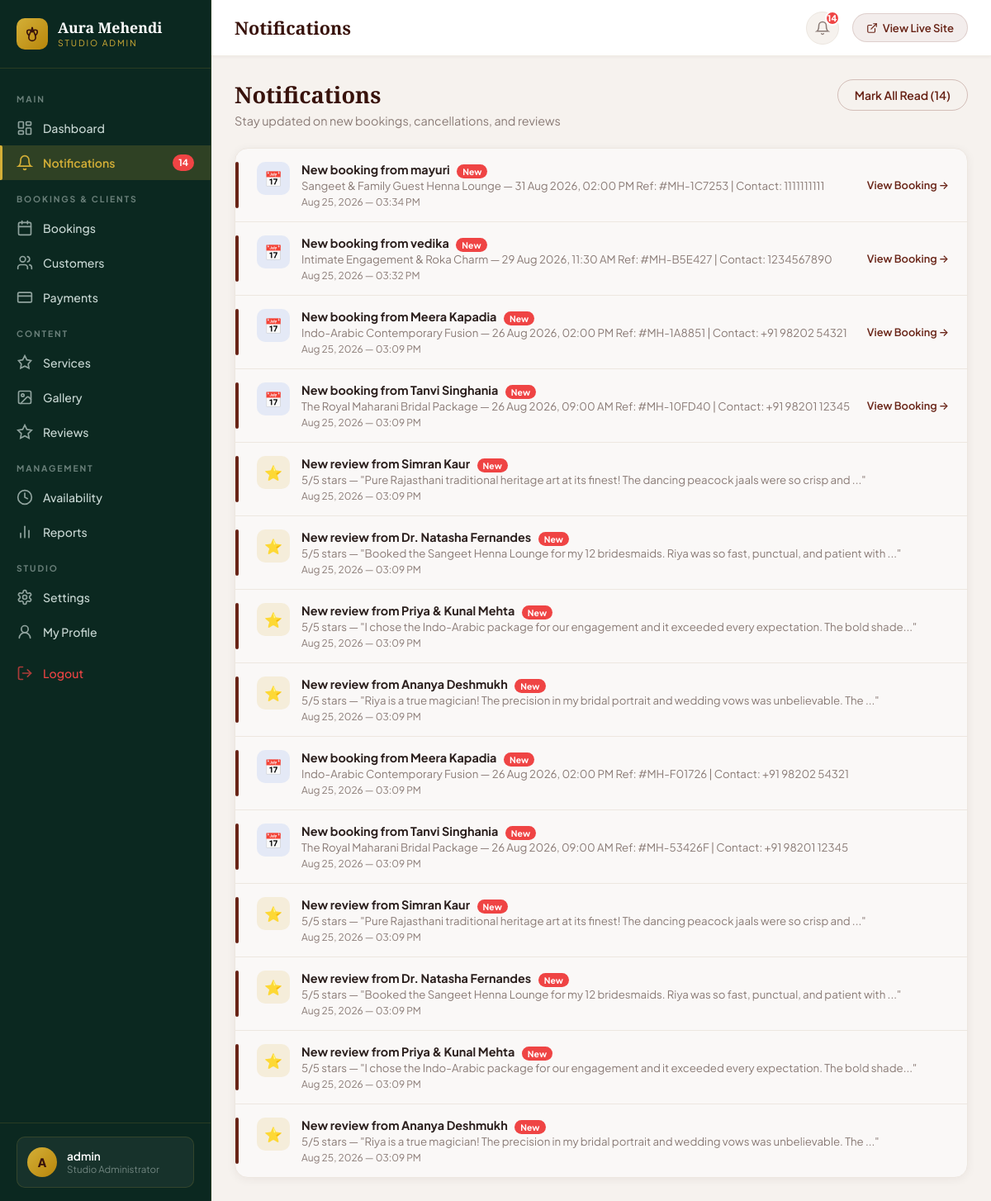
Page /admin-panel/notifications/ (signed in) on the committed database.
### booking/models.py (models this page shows, shortened)
class Notification(models.Model):
    TYPE_CHOICES = [
        ('new_booking', 'New Booking'),
        ('cancellation', 'Booking Cancelled'),
        ('review', 'New Review'),
        ('reschedule', 'Booking Rescheduled'),
        ('status_change', 'Status Changed'),
    ]
    notif_type = models.CharField(max_length=30, choices=TYPE_CHOICES, default='new_booking')
    booking = models.ForeignKey('Booking', null=True, blank=True, on_delete=models.SET_NULL, related_name='notifications')
    review = models.ForeignKey('Review', null=True, blank=True, on_delete=models.SET_NULL, related_name='notifications')
    title = models.CharField(max_length=200)
    message = models.TextField()
    is_read = models.BooleanField(default=False)
    created_at = models.DateTimeField(auto_now_add=True)
    class Meta:
        ordering = ['-created_at']

### panel/views.py (the view)
# urls.py: path('notifications/', views.notifications, name='notifications'),
@staff_member_required(login_url='/login/')
def notifications(request):
    notifs = Notification.objects.all().select_related('booking', 'review')
    unread_count = notifs.filter(is_read=False).count()
    return render(request, 'panel/notifications.html', {
        'notifications': notifs,
        'unread_count': unread_count,
    })

### panel/templates/panel/notifications.html (shortened to what this page needs)
{% extends 'panel/base_admin.html' %}
{% block page_title %}Notifications{% endblock %}
{% block content %}
<div class="page-header">
  <div class="page-header-left">
    <h1>Notifications</h1>
    <p>Stay updated on new bookings, cancellations, and reviews</p>
  </div>
  {% if unread_count > 0 %}
    <form method="POST" action="{% url 'panel:mark_notifications_read' %}">
      <button type="submit" class="btn-admin btn-admin-outline">
        Mark All Read ({{ unread_count }})
      </button>
    </form>
  {% endif %}
</div>
<div class="card">
  {% for notif in notifications %}
    <a href="{% url 'panel:notification_detail' notif.pk %}" class="notif-item {% if not notif.is_read %}unread{% endif %}" style="display:flex;">
      <div class="notif-icon {{ notif.notif_type }}">
        {% if notif.notif_type == 'new_booking' %}📅
        {% elif notif.notif_type == 'cancellation' %}❌
        {% elif notif.notif_type == 'review' %}⭐
        {% else %}🔔{% endif %}
      </div>
      <div style="flex:1;">
        <div class="notif-title">
          {{ notif.title }}
          {% if not notif.is_read %}<span style="background:#ef4444;color:#fff;font-size:0.65rem;padding:2px 7px;border-radius:99px;margin-left:6px;vertical-align:middle;">New</span>{% endif %}
        </div>
        <div class="notif-msg">{{ notif.message }}</div>
        <div class="notif-time">{{ notif.created_at|date:"M d, Y — h:i A" }}</div>
      </div>
      {% if notif.booking %}
        <div style="align-self:center;color:var(--henna);font-size:0.8rem;font-weight:600;">View Booking &rarr;</div>
      {% endif %}
    </a>
  {% empty %}
    <div style="padding:60px;text-align:center;color:var(--text-muted);">
      <div style="font-size:2.5rem;margin-bottom:12px;">🔔</div>
      <h3 style="margin-bottom:8px;">All Caught Up!</h3>
      <p style="font-size:0.9rem;">No notifications at this time.</p>
    </div>
  {% endfor %}
</div>
{% endblock %}

### panel/templates/panel/base_admin.html (shortened to what this page needs)
{% load static %}
<!DOCTYPE html>
<html lang="en">
<head>
  <link rel="stylesheet" href="{% static 'panel/css/admin.css' %}">
</head>
<body>
<aside class="admin-sidebar" id="admin-sidebar">
  <a href="{% url 'panel:dashboard' %}" class="sidebar-brand">
    <div class="sidebar-brand-icon">
      <svg width="20" height="20" viewBox="0 0 24 24" fill="none" stroke="currentColor" stroke-width="2" stroke-linecap="round">
        <path d="M12 2C12 7 7 12 7 17a5 5 0 0 0 10 0c0-5-5-10-5-15z"/>
        <path d="M12 9c2-2.5 5-3.5 7-2 1 2 0 5-2 7"/>
        <path d="M12 9c-2-2.5-5-3.5-7-2-1 2 0 5 2 7"/>
      </svg>
    </div>
    <div class="sidebar-brand-text">
      <span class="sidebar-brand-name">Aura Mehendi</span>
      <span class="sidebar-brand-sub">Studio Admin</span>
    </div>
  </a>
  <nav class="sidebar-nav">
    <div class="nav-section-label">Main</div>
    <a href="{% url 'panel:dashboard' %}" class="sidebar-link {% if request.resolver_match.url_name == 'dashboard' or request.resolver_match.url_name == 'dashboard_explicit' %}active{% endif %}">
      Dashboard
    </a>
    <a href="{% url 'panel:notifications' %}" class="sidebar-link {% if 'notification' in request.resolver_match.url_name %}active{% endif %}">
      <svg class="sidebar-link-icon" viewBox="0 0 24 24" fill="none" stroke="currentColor" stroke-width="2" stroke-linecap="round"><path d="M6 8a6 6 0 0 1 12 0c0 7 3 9 3 9H3s3-2 3-9"/><path d="M10.3 21a1.94 1.94 0 0 0 3.4 0"/></svg>
      Notifications
      {% if unread_count > 0 %}<span class="notif-badge">{{ unread_count }}</span>{% endif %}
    </a>
    <div class="nav-section-label">Bookings & Clients</div>
    <a href="{% url 'panel:bookings_list' %}" class="sidebar-link {% if 'booking' in request.resolver_match.url_name %}active{% endif %}">
      <svg class="sidebar-link-icon" viewBox="0 0 24 24" fill="none" stroke="currentColor" stroke-width="2" stroke-linecap="round"><rect width="18" height="18" x="3" y="4" rx="2"/><path d="M16 2v4M8 2v4M3 10h18"/></svg>
      Bookings
    </a>
    <a href="{% url 'panel:customers_list' %}" class="sidebar-link {% if 'customer' in request.resolver_match.url_name %}active{% endif %}">
      <svg class="sidebar-link-icon" viewBox="0 0 24 24" fill="none" stroke="currentColor" stroke-width="2" stroke-linecap="round"><path d="M16 21v-2a4 4 0 0 0-4-4H6a4 4 0 0 0-4 4v2"/><circle cx="9" cy="7" r="4"/><path d="M22 21v-2a4 4 0 0 0-3-3.87"/><path d="M16 3.13a4 4 0 0 1 0 7.75"/></svg>
      Customers
    </a>
    <a href="{% url 'panel:payments_list' %}" class="sidebar-link {% if 'payment' in request.resolver_match.url_name %}active{% endif %}">
      <svg class="sidebar-link-icon" viewBox="0 0 24 24" fill="none" stroke="currentColor" stroke-width="2" stroke-linecap="round"><rect width="20" height="14" x="2" y="5" rx="2"/><line x1="2" x2="22" y1="10" y2="10"/></svg>
      Payments
    </a>
    <div class="nav-section-label">Content</div>
    <a href="{% url 'panel:services_list' %}" class="sidebar-link {% if 'service' in request.resolver_match.url_name %}active{% endif %}">
      <svg class="sidebar-link-icon" viewBox="0 0 24 24" fill="none" stroke="currentColor" stroke-width="2" stroke-linecap="round"><path d="M12 2L15 8L21 9L17 14L18 20L12 17L6 20L7 14L3 9L9 8L12 2Z"/></svg>
      Services
    </a>
    <a href="{% url 'panel:gallery_list' %}" class="sidebar-link {% if 'gallery' in request.resolver_match.url_name %}active{% endif %}">
      <svg class="sidebar-link-icon" viewBox="0 0 24 24" fill="none" stroke="currentColor" stroke-width="2" stroke-linecap="round"><rect width="18" height="18" x="3" y="3" rx="2"/><circle cx="9" cy="9" r="2"/><path d="m21 15-3.086-3.086a2 2 0 0 0-2.828 0L6 21"/></svg>
      Gallery
    </a>
    <a href="{% url 'panel:reviews_list' %}" class="sidebar-link {% if 'review' in request.resolver_match.url_name %}active{% endif %}">
      <svg class="sidebar-link-icon" viewBox="0 0 24 24" fill="none" stroke="currentColor" stroke-width="2" stroke-linecap="round"><polygon points="12 2 15.09 8.26 22 9.27 17 14.14 18.18 21.02 12 17.77 5.82 21.02 7 14.14 2 9.27 8.91 8.26 12 2"/></svg>
      Reviews
    </a>
    <div class="nav-section-label">Management</div>
    <a href="{% url 'panel:availability_manage' %}" class="sidebar-link {% if 'availability' in request.resolver_match.url_name %}active{% endif %}">
      <svg class="sidebar-link-icon" viewBox="0 0 24 24" fill="none" stroke="currentColor" stroke-width="2" stroke-linecap="round"><circle cx="12" cy="12" r="10"/><polyline points="12 6 12 12 16 14"/></svg>
      Availability
    </a>
    <a href="{% url 'panel:reports_dashboard' %}" class="sidebar-link {% if 'report' in request.resolver_match.url_name %}active{% endif %}">
      <svg class="sidebar-link-icon" viewBox="0 0 24 24" fill="none" stroke="currentColor" stroke-width="2" stroke-linecap="round"><line x1="18" x2="18" y1="20" y2="10"/><line x1="12" x2="12" y1="20" y2="4"/><line x1="6" x2="6" y1="20" y2="14"/></svg>
      Reports
    </a>
    <div class="nav-section-label">Studio</div>
    <a href="{% url 'panel:business_settings' %}" class="sidebar-link {% if 'settings' in request.resolver_match.url_name %}active{% endif %}">
      Settings
    </a>
    <a href="{% url 'panel:admin_profile' %}" class="sidebar-link {% if 'profile' in request.resolver_match.url_name %}active{% endif %}">
      <svg class="sidebar-link-icon" viewBox="0 0 24 24" fill="none" stroke="currentColor" stroke-width="2" stroke-linecap="round"><circle cx="12" cy="8" r="5"/><path d="M20 21a8 8 0 1 0-16 0"/></svg>
      My Profile
    </a>
    <a href="{% url 'logout' %}" class="sidebar-link" style="color: #ef4444; margin-top: 8px;">
      <svg class="sidebar-link-icon" viewBox="0 0 24 24" fill="none" stroke="currentColor" stroke-width="2" stroke-linecap="round"><path d="M9 21H5a2 2 0 0 1-2-2V5a2 2 0 0 1 2-2h4"/><polyline points="16 17 21 12 16 7"/><line x1="21" x2="9" y1="12" y2="12"/></svg>
      Logout
    </a>
  </nav>
  <div class="sidebar-footer">
    <div class="sidebar-admin-card">
      <div class="sidebar-avatar">{{ request.user.username|make_list|first|upper }}</div>
      <div>
        <div class="sidebar-admin-name">{{ request.user.first_name|default:request.user.username }}</div>
        <div class="sidebar-admin-role">Studio Administrator</div>
      </div>
    </div>
  </div>
</aside>
<div class="admin-main" id="admin-main">
  <header class="admin-topbar">
    <div style="display:flex;align-items:center;gap:14px;">
      <div class="topbar-title">{% block page_title %}Dashboard{% endblock %}</div>
    </div>
    <div class="topbar-right">
      <a href="{% url 'panel:notifications' %}" class="notif-btn" title="Notifications">
        <svg width="18" height="18" viewBox="0 0 24 24" fill="none" stroke="currentColor" stroke-width="2" stroke-linecap="round"><path d="M6 8a6 6 0 0 1 12 0c0 7 3 9 3 9H3s3-2 3-9"/><path d="M10.3 21a1.94 1.94 0 0 0 3.4 0"/></svg>
        {% if unread_count > 0 %}<span class="notif-count">{{ unread_count }}</span>{% endif %}
      </a>
      <a href="/" target="_blank" class="topbar-view-site">
        <svg width="14" height="14" viewBox="0 0 24 24" fill="none" stroke="currentColor" stroke-width="2" stroke-linecap="round"><path d="M18 13v6a2 2 0 0 1-2 2H5a2 2 0 0 1-2-2V8a2 2 0 0 1 2-2h6"/><polyline points="15 3 21 3 21 9"/><line x1="10" y1="14" x2="21" y2="3"/></svg>
        View Live Site
      </a>
    </div>
  </header>
  <main class="admin-content">
    {% block content %}{% endblock %}
  </main>
</div>
</body>
</html>

### rows in the picture
Notification: title "New booking from mayuri", is_read "New", message "Sangeet & Family Guest Henna Lounge — 31 Aug 2026, 02:00 PM Ref: #MH-1C7253 | Contact: 1111111111", created_at "Aug 25, 2026 — 03:34 PM", shows "View Booking →"
Notification: title "New booking from vedika", is_read "New", message "Intimate Engagement & Roka Charm — 29 Aug 2026, 11:30 AM Ref: #MH-B5E427 | Contact: 1234567890", created_at "Aug 25, 2026 — 03:32 PM", shows "View Booking →"
Notification: title "New booking from Meera Kapadia", is_read "New", message "Indo-Arabic Contemporary Fusion — 26 Aug 2026, 02:00 PM Ref: #MH-1A8851 | Contact: +91 98202 54321", created_at "Aug 25, 2026 — 03:09 PM", shows "View Booking →"
Notification: title "New booking from Tanvi Singhania", is_read "New", message "The Royal Maharani Bridal Package — 26 Aug 2026, 09:00 AM Ref: #MH-10FD40 | Contact: +91 98201 12345", created_at "Aug 25, 2026 — 03:09 PM", shows "View Booking →"
Notification: title "New review from Simran Kaur", is_read "New", message "5/5 stars — \"Pure Rajasthani traditional heritage art at its finest! The dancing peacock jaals were so crisp and ...\"", created_at "Aug 25, 2026 — 03:09 PM"
Notification: title "New review from Dr. Natasha Fernandes", is_read "New", message "5/5 stars — \"Booked the Sangeet Henna Lounge for my 12 bridesmaids. Riya was so fast, punctual, and patient with ...\"", created_at "Aug 25, 2026 — 03:09 PM"
Notification: title "New review from Priya & Kunal Mehta", is_read "New", message "5/5 stars — \"I chose the Indo-Arabic package for our engagement and it exceeded every expectation. The bold shade...\"", created_at "Aug 25, 2026 — 03:09 PM"
Notification: title "New review from Ananya Deshmukh", is_read "New", message "5/5 stars — \"Riya is a true magician! The precision in my bridal portrait and wedding vows was unbelievable. The ...\"", created_at "Aug 25, 2026 — 03:09 PM"
Notification: title "New booking from Meera Kapadia", is_read "New", message "Indo-Arabic Contemporary Fusion — 26 Aug 2026, 02:00 PM Ref: #MH-F01726 | Contact: +91 98202 54321", created_at "Aug 25, 2026 — 03:09 PM"
Notification: title "New booking from Tanvi Singhania", is_read "New", message "The Royal Maharani Bridal Package — 26 Aug 2026, 09:00 AM Ref: #MH-53426F | Contact: +91 98201 12345", created_at "Aug 25, 2026 — 03:09 PM"
Notification: title "New review from Simran Kaur", is_read "New", message "5/5 stars — \"Pure Rajasthani traditional heritage art at its finest! The dancing peacock jaals were so crisp and ...\"", created_at "Aug 25, 2026 — 03:09 PM"
Notification: title "New review from Dr. Natasha Fernandes", is_read "New", message "5/5 stars — \"Booked the Sangeet Henna Lounge for my 12 bridesmaids. Riya was so fast, punctual, and patient with ...\"", created_at "Aug 25, 2026 — 03:09 PM"
Notification: title "New review from Priya & Kunal Mehta", is_read "New", message "5/5 stars — \"I chose the Indo-Arabic package for our engagement and it exceeded every expectation. The bold shade...\"", created_at "Aug 25, 2026 — 03:09 PM"
Notification: title "New review from Ananya Deshmukh", is_read "New", message "5/5 stars — \"Riya is a true magician! The precision in my bridal portrait and wedding vows was unbelievable. The ...\"", created_at "Aug 25, 2026 — 03:09 PM"

### other values in the picture
{{ unread_count }} "14"
{{ request.user.username|make_list|first|upper }} "A"
{{ request.user.first_name|default:request.user.username }} "admin"
